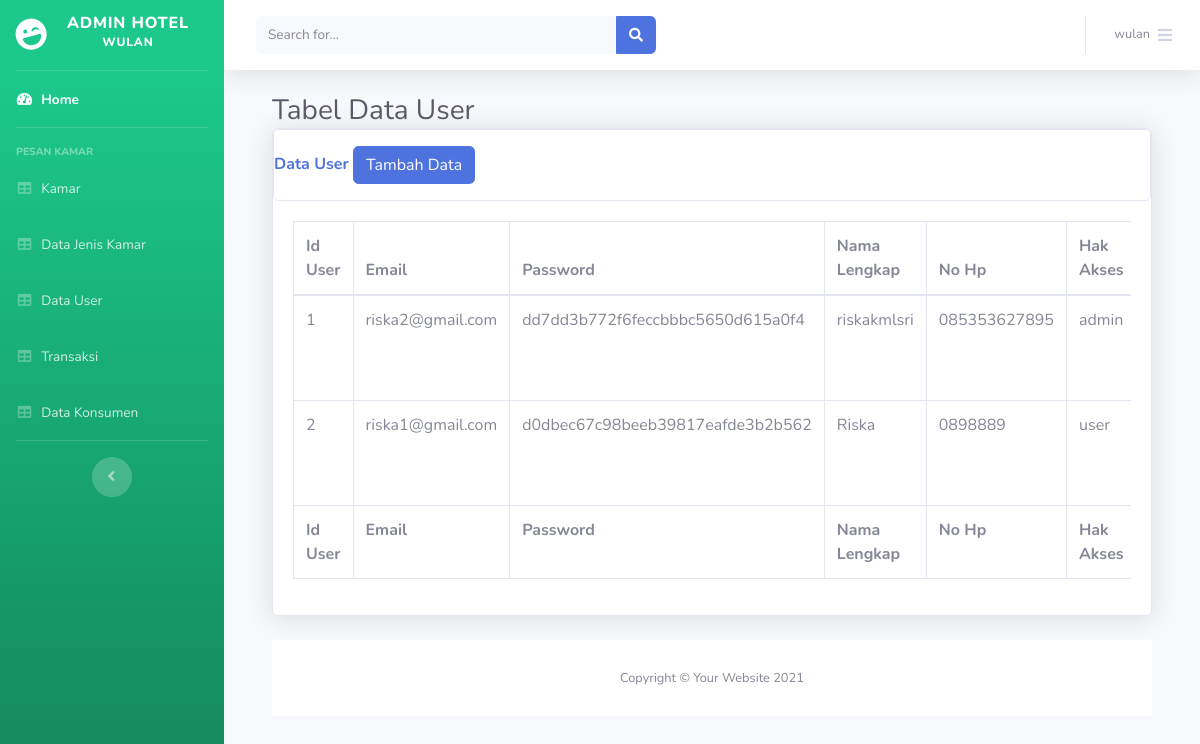
/latihan_hotel_wulan/index.php/data_user, run on the app's committed database.
### tables this page shows
CREATE TABLE `tbl_user` (
  `id_user` int(11) NOT NULL,
  `email` varchar(100) NOT NULL,
  `password` varchar(100) NOT NULL,
  `nama_lengkap` text NOT NULL,
  `no_hp` varchar(20) NOT NULL,
  `hak_akses` enum('user','admin') NOT NULL
);

### latihan_hotel_wulan/application/controllers/Data_user.php (called while the page is built, shortened)
<?php
class Data_user extends CI_Controller
{
    function index()
    {
     $data['tbl_user']= $this->M_user->SemuaData();
        $this->load->view('partial_admin/header');
        $this->load->view('partial_admin/sidebar');
        $this->load->view('partial_admin/topbar');
        $this->load->view('partial_admin//js');
        $this->load->view('content_admin/data_user',$data);
        $this->load->view('partial_admin/footer');
    }
}

### latihan_hotel_wulan/index.php (called while the page is built, shortened)
<?php
require_once BASEPATH.'core/CodeIgniter.php';

### latihan_hotel_wulan/application/models/M_user.php (called while the page is built, shortened)
<?php
class M_user extends  CI_Model{
    function SemuaData(){
        return $this->db->get('tbl_user')->result_array();
    }
}

### latihan_hotel_wulan/application/views/content_admin/data_user.php (the view, shortened to what this page needs)
<div class="container-fluid">
    <hi class="h3 mb-2 text-gray-800">
        Tabel Data User
</hi>
<div class="card shadow mb-4">
    <div class="card header py-3">
    <h6 class="m-0 font-weight-bold text-primary">Data User
        <a href="<?= base_url('index.php/data_user/tambah_data'); ?>">
            <button class="btn btn-primary">Tambah Data</button>
</a>
</h6>
</div>
<div class="card-body">
    <div class="table-responsive">
        <table class="table table-bordered" id="datatable" width="100%" cellpacing="0">
         <thead>
                <th>Id User</th>
                <th>Email</th>
                <th>Password</th>
                <th>Nama Lengkap</th>
                <th>No Hp</th>
                <th>Hak Akses</th>
        </thead>
        <tfoot>
                <th>Id User</th>
                <th>Email</th>
                <th>Password</th>
                <th>Nama Lengkap</th>
                <th>No Hp</th>
                <th>Hak Akses</th>
        <tfoot>
        <tbody>
            <?php
        $no = 1;
foreach ($tbl_user as $tu) :
?>
    <tr>
        <td><?php echo $no++; ?></td>
        <td><?php echo $tu["email"] ?></td>
        <td><?php echo $tu["password"] ?></td>
        <td><?php echo $tu["nama_lengkap"] ?></td>
        <td><?php echo $tu["no_hp"] ?></td>
        <td><?php echo $tu["hak_akses"] ?></td>
</tr>
<?php endforeach; ?>
</tbody>
        </table>
      </div>
      </div>
     </div>

### data on the page
tbl_user: email "riska2@gmail.com", password "dd7dd3b772f6feccbbbc5650d615a0f4", nama_lengkap "riskakmlsri", no_hp "085353627895", hak_akses "admin"
tbl_user: email "riska1@gmail.com", password "d0dbec67c98beeb39817eafde3b2b562", nama_lengkap "Riska", no_hp "0898889", hak_akses "user"
